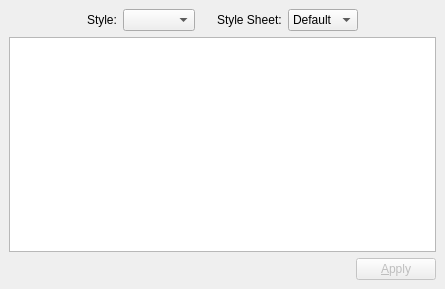
<ui version="4.0" >
    	 <class>StyleSheetEditor</class>
 	 <widget class="QWidget" name="StyleSheetEditor" >
	  <property name="geometry" >
 	   <rect>
 	    <x>0</x>
 	    <y>0</y>
 	    <width>445</width>
 	    <height>289</height>
 	   </rect>
 	  </property>
 	  <property name="windowTitle" >
 	   <string>Style Editor</string>
	  </property>
 	  <layout class="QGridLayout" >
 	   <property name="margin" >
 	    <number>9</number>
 	   </property>
 	   <property name="spacing" >
 	    <number>6</number>
 	   </property>
 	   <item row="0" column="6" >
 	    <spacer>
 	     <property name="orientation" >
 	      <enum>Qt::Horizontal</enum>
 	     </property>
 	     <property name="sizeType" >
 	      <enum>QSizePolicy::MinimumExpanding</enum>
 	     </property>
 	     <property name="sizeHint" >
 	      <size>
 	       <width>32</width>
 	       <height>20</height>
 	      </size>
 	     </property>
 	    </spacer>
 	   </item>
 	   <item row="0" column="0" >
 	    <spacer>
 	     <property name="orientation" >
 	      <enum>Qt::Horizontal</enum>
 	     </property>
 	     <property name="sizeType" >
 	      <enum>QSizePolicy::MinimumExpanding</enum>
 	     </property>
 	     <property name="sizeHint" >
 	      <size>
 	       <width>32</width>
 	       <height>20</height>
 	      </size>
 	     </property>
 	    </spacer>
 	   </item>
 	   <item row="0" column="5" >
 	    <widget class="QComboBox" name="styleSheetCombo" >
 	     <item>
 	      <property name="text" >
 	       <string>Default</string>
 	      </property>
 	     </item>
 	     <item>
 	      <property name="text" >
 	       <string>Modo</string>
 	      </property>
 	     </item>
 	    </widget>
 	   </item>
 	   <item row="0" column="3" >
 	    <spacer>
 	     <property name="orientation" >
 	      <enum>Qt::Horizontal</enum>
 	     </property>
 	     <property name="sizeType" >
 	      <enum>QSizePolicy::Fixed</enum>
 	     </property>
 	     <property name="sizeHint" >
	      <size>
	       <width>10</width>
	       <height>16</height>
	      </size>
	     </property>
	    </spacer>
	   </item>
	   <item row="0" column="2" >
	    <widget class="QComboBox" name="styleCombo" >
	     <property name="sizePolicy" >
	      <sizepolicy>
	       <hsizetype>5</hsizetype>
	       <vsizetype>0</vsizetype>
	       <horstretch>0</horstretch>
	       <verstretch>0</verstretch>
	      </sizepolicy>
	     </property>
	    </widget>
	   </item>
	   <item row="0" column="1" >
	    <widget class="QLabel" name="label_7" >
	     <property name="sizePolicy" >
	      <sizepolicy>
	       <hsizetype>0</hsizetype>
	       <vsizetype>5</vsizetype>
	       <horstretch>0</horstretch>
	       <verstretch>0</verstretch>
	      </sizepolicy>
	     </property>
	     <property name="text" >
	      <string>Style:</string>
	     </property>
	    </widget>
	   </item>
	   <item row="2" column="0" colspan="7" >
	    <layout class="QHBoxLayout" >
	     <property name="margin" >
	      <number>0</number>
	     </property>
	     <property name="spacing" >
	      <number>6</number>
	     </property>
	     <item>
	      <spacer>
	       <property name="orientation" >
	        <enum>Qt::Horizontal</enum>
	       </property>
	       <property name="sizeHint" >
	        <size>
	         <width>321</width>
	         <height>20</height>
	        </size>
	       </property>
	      </spacer>
	     </item>
	     <item>
	      <widget class="QPushButton" name="applyButton" >
	       <property name="enabled" >
	        <bool>false</bool>
	       </property>
	       <property name="text" >
	        <string>&amp;Apply</string>
	       </property>
	      </widget>
	     </item>
	    </layout>
	   </item>
	   <item row="1" column="0" colspan="7" >
	    <widget class="QTextEdit" name="styleTextEdit" />
	   </item>
	   <item row="0" column="4" >
	    <widget class="QLabel" name="label_8" >
	     <property name="sizePolicy" >
	      <sizepolicy>
	       <hsizetype>0</hsizetype>
	       <vsizetype>5</vsizetype>
	       <horstretch>0</horstretch>
	       <verstretch>0</verstretch>
	      </sizepolicy>
	     </property>
	     <property name="text" >
	      <string>Style Sheet:</string>
	     </property>
	    </widget>
	   </item>
	  </layout>
	 </widget>
	 <resources/>
	 <connections/>
	</ui>
